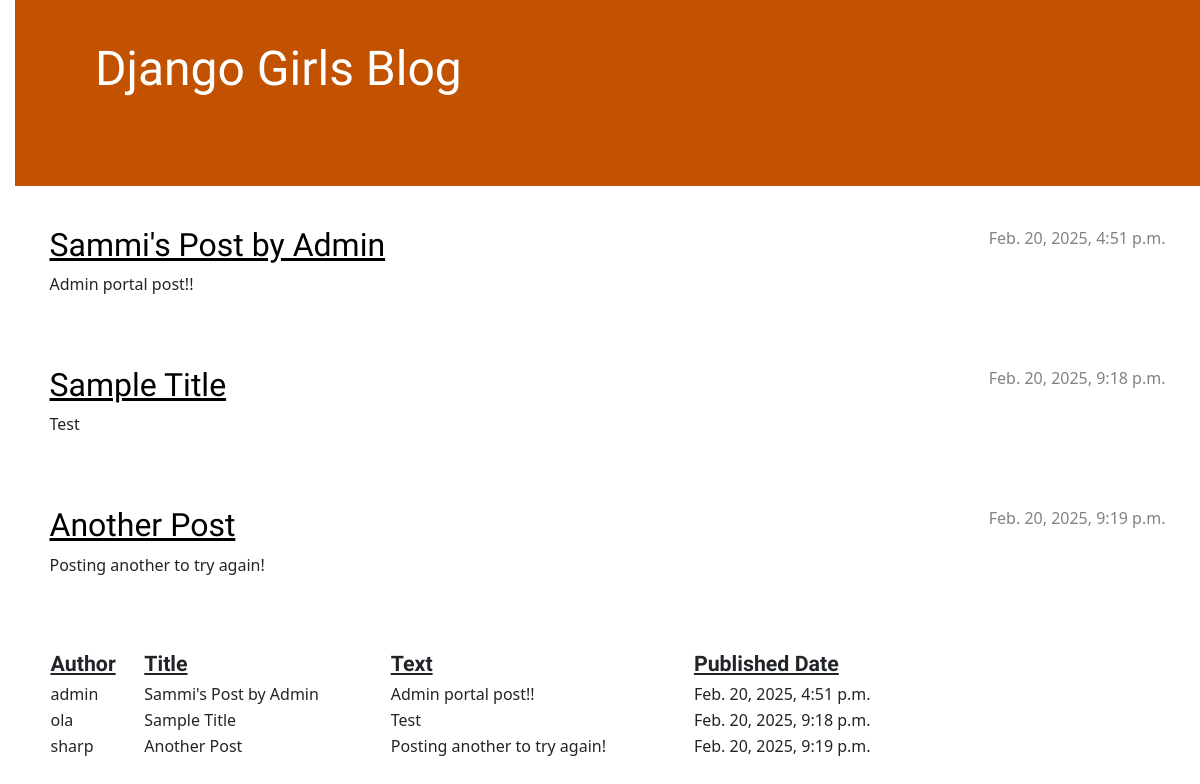
/, run on an earlier commit of the app's database.
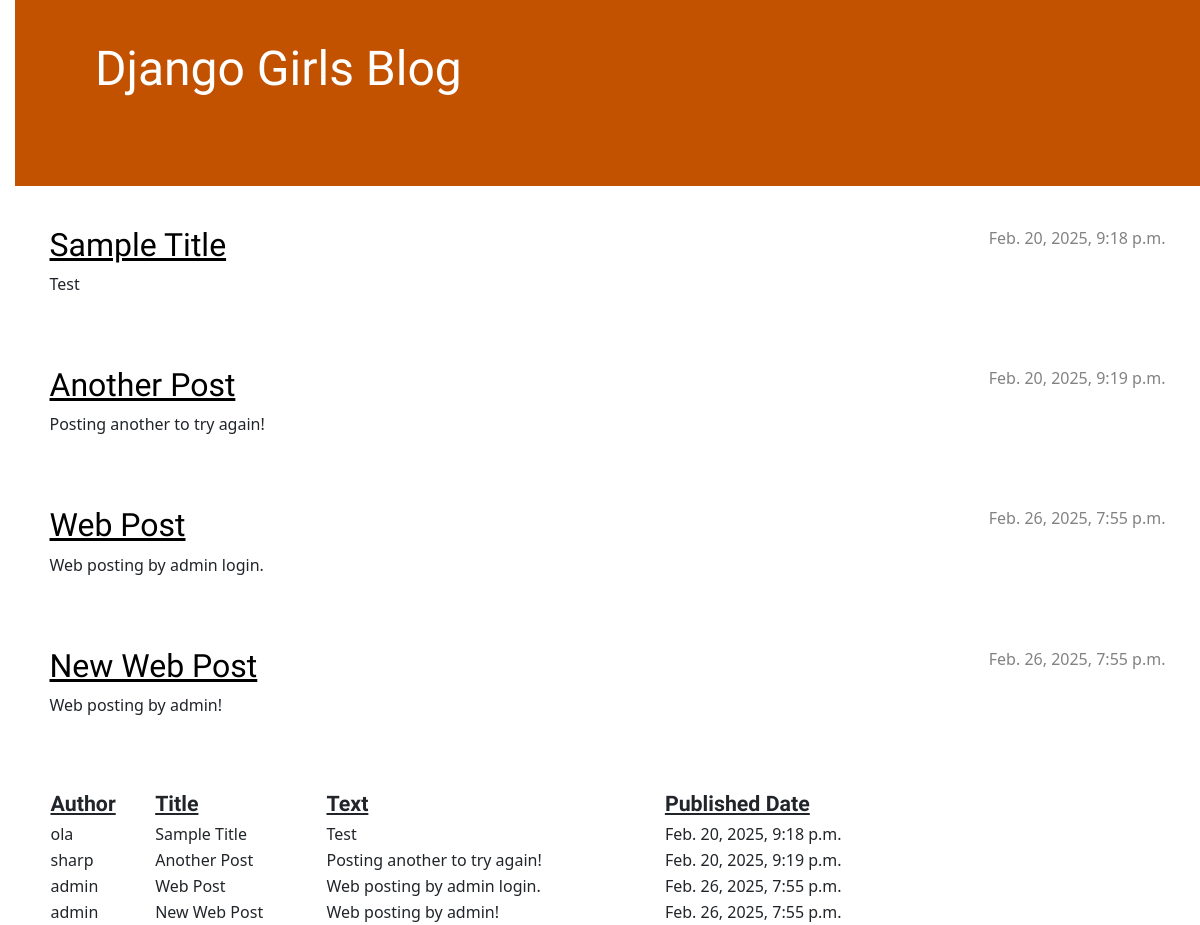
And on a later commit of the database.
### blog/models.py (models this page shows, shortened)
class Post(models.Model):
    author = models.ForeignKey(settings.AUTH_USER_MODEL, on_delete=models.CASCADE)
    title = models.CharField(max_length=200)
    text = models.TextField()
    created_date = models.DateTimeField(default=timezone.now)
    published_date = models.DateTimeField(blank=True, null=True)

### blog/views.py (the view)
# urls.py: path('', views.post_list, name='post_list'), #url that thas post_list needs to execute a views function called post list
def post_list(request):  # passing request object - could have loads of information such as command line parameters or environment variables
    time_now = datetime.now(timezone(timedelta(hours=-5 )))
    posts = Post.objects.filter(published_date__lte=time_now).order_by('published_date') # render post_list.html -- empty list {} shows we are not passing into any variables
    return render(request, 'blog/post_list.html', {'posts': posts})

### blog/templates/blog/post_list.html (shortened to what this page needs)
{% extends 'blog/base.html' %}
{% block content %}
    {% for post in posts %}
        <article class="post">
            <time class="date">
                {{ post.published_date }}
            </time>
            <h2><a href="{% url 'post_detail' pk=post.pk %}">{{ post.title }}</a></h2>
            <p>{{ post.text|linebreaksbr }}</p>
        </article>
    {% endfor %}
{% endblock %}

### blog/templates/blog/base.html (shortened to what this page needs)
{% load static %}
<!DOCTYPE html>
<html>
    <head>
        <link rel="stylesheet" href="https://cdn.jsdelivr.net/npm/bootstrap@5.3.3/dist/css/bootstrap.min.css"
>
        <link rel="stylesheet" href="{% static 'css/blog.css' %}">
    </head>
    <body>
        <header class="page-header">
            <div class="page-header">
                <h1><a href="/">Django Girls Blog</a></h1>
            </div>
        </header>
        <main class="container">
            <div class="row">
                <div class="col">
                        {% block content %}{% endblock %}
                </div>
            <div>
            {% if posts %}
                <table>
                    <thead>
                        <tr>
                            <th>Author</th>
                            <th>Title</th>
                            <th>Text</th>
                            <th>Published Date</th>
                        </tr>
                    </thead>
                    <tbody>
                        {% for row in posts %}
                        <tr>
                            <td>{{ row.author }}</td>
                            <td>{{ row.title }}</td>
                            <td>{{ row.text }}</td>
                            <td>{{ row.published_date }}</td>
                        </tr>
                        {% endfor %}
                    </tbody>
                </table>
            {% else %}
                <div class="no posts">
                    No Posts Found
                </div>
            {% endif %}
        </main>
    </body>
</html>

### blog/static/css/blog.css (style rules this page uses)
h1 a, h2 a { color: #C25100; font-family: 'Lobster'; }
body { padding-left: 15px; }
.page-header { background-color: #C25100; margin-top: 0; margin-bottom: 40px; padding: 20px 20px 20px 40px; }
.page-header h1, .page-header h1 a, .page-header h1 a:visited, .page-header h1 a:active { color: #ffffff; font-size: 36pt; text-decoration: none; }
h1, h2, h3, h4 { font-family: 'Lobster', cursive; }
.date { color: #828282; }
.post { margin-bottom: 70px; }
.post h2 a, .post h2 a:visited { color: #000000; }
.post > .date, .post > .actions { float: right; }
table, thead, tbody { padding-right: 10px; width: 80%; border-collapse: collapse; }
thead { font-family: 'Lobster', cursive; font-size: 16pt; text-decoration: underline; }

What changed in the data, as far as the page shows it:
changed Post: published_date "Feb. 20, 2025, 4:51 p.m." → "Feb. 26, 2025, 7:55 p.m."; title "Sammi's Post by Admin" → "Web Post"; text "Admin portal post!!" → "Web posting by admin login."; moves down the list
added Post: published_date "Feb. 26, 2025, 7:55 p.m.", title "New Web Post", text "Web posting by admin!", author "admin"
